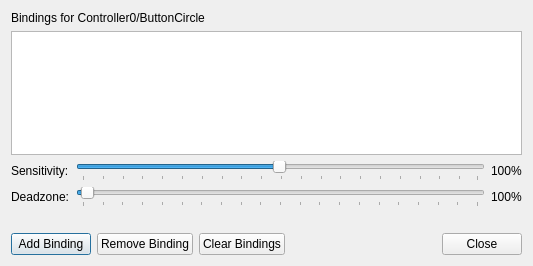
<?xml version="1.0" encoding="UTF-8"?>
<ui version="4.0">
 <class>InputBindingDialog</class>
 <widget class="QDialog" name="InputBindingDialog">
  <property name="windowModality">
   <enum>Qt::WindowModal</enum>
  </property>
  <property name="geometry">
   <rect>
    <x>0</x>
    <y>0</y>
    <width>533</width>
    <height>266</height>
   </rect>
  </property>
  <property name="windowTitle">
   <string>Edit Bindings</string>
  </property>
  <property name="modal">
   <bool>true</bool>
  </property>
  <layout class="QVBoxLayout" name="verticalLayout">
   <item>
    <widget class="QLabel" name="title">
     <property name="text">
      <string>Bindings for Controller0/ButtonCircle</string>
     </property>
    </widget>
   </item>
   <item>
    <widget class="QListWidget" name="bindingList"/>
   </item>
   <item>
    <widget class="QWidget" name="sensitivityWidget" native="true">
     <layout class="QGridLayout" name="sensitivityLayout">
      <property name="leftMargin">
       <number>0</number>
      </property>
      <property name="topMargin">
       <number>0</number>
      </property>
      <property name="rightMargin">
       <number>0</number>
      </property>
      <property name="bottomMargin">
       <number>0</number>
      </property>
      <item row="0" column="0">
       <widget class="QLabel" name="sensitivityLabel">
        <property name="text">
         <string>Sensitivity:</string>
        </property>
       </widget>
      </item>
      <item row="0" column="1">
       <widget class="QSlider" name="sensitivity">
        <property name="minimum">
         <number>1</number>
        </property>
        <property name="maximum">
         <number>200</number>
        </property>
        <property name="value">
         <number>100</number>
        </property>
        <property name="orientation">
         <enum>Qt::Horizontal</enum>
        </property>
        <property name="tickPosition">
         <enum>QSlider::TicksBelow</enum>
        </property>
       </widget>
      </item>
      <item row="0" column="2">
       <widget class="QLabel" name="sensitivityValue">
        <property name="text">
         <string>100%</string>
        </property>
       </widget>
      </item>
      <item row="1" column="0">
       <widget class="QLabel" name="deadzoneLabel">
        <property name="text">
         <string>Deadzone:</string>
        </property>
       </widget>
      </item>
      <item row="1" column="1">
       <widget class="QSlider" name="deadzone">
        <property name="minimum">
         <number>0</number>
        </property>
        <property name="maximum">
         <number>100</number>
        </property>
        <property name="value">
         <number>1</number>
        </property>
        <property name="orientation">
         <enum>Qt::Horizontal</enum>
        </property>
        <property name="tickPosition">
         <enum>QSlider::TicksBelow</enum>
        </property>
        <property name="tickInterval">
         <number>5</number>
        </property>
       </widget>
      </item>
      <item row="1" column="2">
       <widget class="QLabel" name="deadzoneValue">
        <property name="text">
         <string>100%</string>
        </property>
       </widget>
      </item>
     </layout>
    </widget>
   </item>
   <item>
    <widget class="QLabel" name="status">
     <property name="text">
      <string/>
     </property>
    </widget>
   </item>
   <item>
    <layout class="QHBoxLayout" name="horizontalLayout">
     <item>
      <widget class="QPushButton" name="addBinding">
       <property name="text">
        <string>Add Binding</string>
       </property>
      </widget>
     </item>
     <item>
      <widget class="QPushButton" name="removeBinding">
       <property name="text">
        <string>Remove Binding</string>
       </property>
      </widget>
     </item>
     <item>
      <widget class="QPushButton" name="clearBindings">
       <property name="text">
        <string>Clear Bindings</string>
       </property>
      </widget>
     </item>
     <item>
      <widget class="QDialogButtonBox" name="buttonBox">
       <property name="standardButtons">
        <set>QDialogButtonBox::Close</set>
       </property>
      </widget>
     </item>
    </layout>
   </item>
  </layout>
 </widget>
 <resources/>
 <connections/>
</ui>
